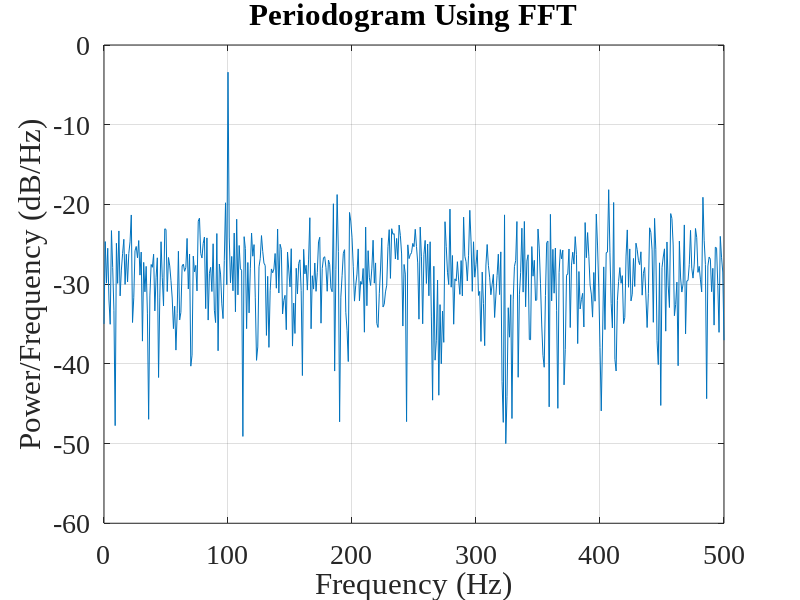

Write the MATLAB code that produced this figure.
% PSD estimates using FFT
% Results are equal to "periodogram(x,rectwin(length(x)),length(x),Fs)"
% 振幅1の正弦波のピークが-3dBに表示される
% 片側ピリオドグラムを採用するため，0とナイキスト周波数 1/2Δt 以外の周波数のパワーは2倍 (Parseval's theoremを担保するため)
% 参考:https://ocw.hokudai.ac.jp/wp-content/uploads/2016/01/MeterologyAndOceanology-2001-Note-03.pdf

clear all

set(0,'defaultAxesFontSize',20);
set(0,'defaultAxesFontName','times new roman');

Fs = 1000;
t = 0:1/Fs:1-1/Fs;
x = sin(2*pi*100*t) + randn(size(t));
N = length(x);

xdft = fft(x);
xdft = xdft(1:N/2+1);
psdx = (1/(Fs*N)) * abs(xdft).^2;
psdx(2:end-1) = 2*psdx(2:end-1);
freq = 0:Fs/length(x):Fs/2;

plot(freq,10*log10(psdx))
grid on
title('Periodogram Using FFT')
xlabel('Frequency (Hz)')
ylabel('Power/Frequency (dB/Hz)')

peak = max(10*log10(psdx));
